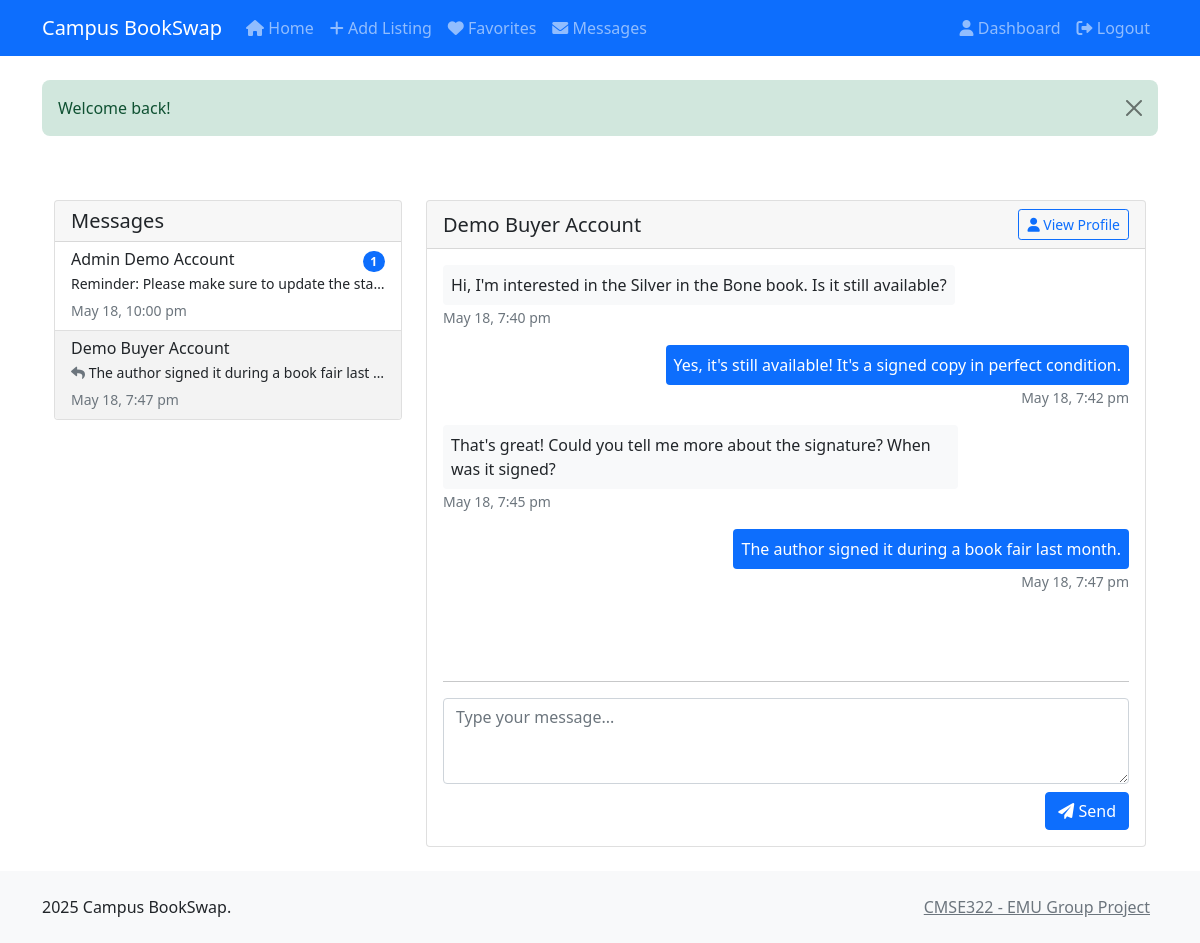
The app's page /projectfolder/messages.php?user=12 (signed in) with its own data.
### tables this page shows
CREATE TABLE `message` (
  `message_id` int(11) NOT NULL,
  `sender_id` int(11) DEFAULT NULL,
  `receiver_id` int(11) DEFAULT NULL,
  `text` text NOT NULL,
  `timestamp` datetime DEFAULT current_timestamp(),
  `is_read` tinyint(1) DEFAULT 0
);

### projectfolder/includes/db.php (called while the page is built, shortened)
<?php
function getDbConnection() {
    static $conn = null;
    if ($conn === null) {
        try {
            $conn = new mysqli(DB_HOST, DB_USER, DB_PASS, DB_NAME);
            $conn->set_charset("utf8");
        } catch (Exception $e) {
            error_log("Database connection error: " . $e->getMessage());
            die("Sorry, we're experiencing technical difficulties. Please try again later.");
        }
    }
    return $conn;
}
function prepareStatement($sql) {
    $conn = getDbConnection();
    $stmt = $conn->prepare($sql);
    return $stmt;
}

### projectfolder/includes/auth.php (called while the page is built, shortened)
<?php
require_once __DIR__ . '/db.php';
function getCurrentUserId() {
    return $_SESSION['user_id'] ?? null;
}

### projectfolder/messages.php (the view, shortened to what this page needs)
<?php
require_once 'includes/auth.php';
require_once 'includes/db.php';
$current_user_id = getCurrentUserId();
$other_user_id = $_GET['user'] ?? null;
$stmt = prepareStatement("
    WITH LastMessages AS (
        SELECT
            CASE
                WHEN sender_id = ? THEN receiver_id
                ELSE sender_id
            END as other_user_id,
            text,
            sender_id,
            timestamp,
            ROW_NUMBER() OVER (PARTITION BY
                CASE
                    WHEN sender_id = ? THEN receiver_id
                    ELSE sender_id
                END
                ORDER BY timestamp DESC
            ) as rn
        FROM message
        WHERE sender_id = ? OR receiver_id = ?
    )
    SELECT
        lm.other_user_id,
        u.name as other_user_name,
        lm.text as last_message,
        lm.sender_id as last_message_sender,
        lm.timestamp as last_message_time,
        COUNT(CASE WHEN m.is_read = 0 AND m.sender_id != ? THEN 1 END) as unread_count
    FROM LastMessages lm
    JOIN user u ON u.user_id = lm.other_user_id
    LEFT JOIN message m ON (
        (m.sender_id = lm.other_user_id AND m.receiver_id = ?) OR
        (m.receiver_id = lm.other_user_id AND m.sender_id = ?)
    )
    WHERE lm.rn = 1
    GROUP BY lm.other_user_id, u.name, lm.text, lm.sender_id, lm.timestamp
    ORDER BY lm.timestamp DESC
");
$stmt->bind_param("iiiiiii",
    $current_user_id,
    $current_user_id,
    $current_user_id,
    $current_user_id,
    $current_user_id,
    $current_user_id,
    $current_user_id
);
$stmt->execute();
$conversations = $stmt->get_result()->fetch_all(MYSQLI_ASSOC);
if ($other_user_id) {
    foreach ($conversations as $conv) {
        if ($conv['other_user_id'] == $other_user_id) {
            $other_user_name = $conv['other_user_name'];
            break;
        }
    }
    $stmt = prepareStatement("
        SELECT m.*,
               u.name as sender_name,
               NULL as listing_id,
               NULL as book_title,
               NULL as book_price,
               NULL as book_image
        FROM message m
        JOIN user u ON m.sender_id = u.user_id
        WHERE (m.sender_id = ? AND m.receiver_id = ?)
           OR (m.sender_id = ? AND m.receiver_id = ?)
        ORDER BY m.timestamp ASC
    ");
    $stmt->bind_param("iiii",
        $current_user_id, $other_user_id,
        $other_user_id, $current_user_id
    );
    $stmt->execute();
    $messages = $stmt->get_result()->fetch_all(MYSQLI_ASSOC);
}
include 'includes/header.php';
?>
<div class="container mt-4">
    <div class="row">
        <div class="col-md-4">
            <div class="card">
                <div class="card-header">
                    <h5 class="mb-0">Messages</h5>
                </div>
                <div class="list-group list-group-flush">
                    <?php if (empty($conversations)): ?>
                        <div class="list-group-item text-center text-muted py-4">
                            <i class="fas fa-comments fa-2x mb-2"></i>
                            <p class="mb-0">No conversations yet</p>
                        </div>
                    <?php else: ?>
                        <?php foreach ($conversations as $conv): ?>
                            <a href="?user=<?php echo $conv['other_user_id']; ?>"
                               class="list-group-item list-group-item-action <?php echo $other_user_id == $conv['other_user_id'] ? 'conversation-active' : ''; ?>">
                                <div class="d-flex justify-content-between align-items-center">
                                    <h6 class="mb-1"><?php echo htmlspecialchars($conv['other_user_name']); ?></h6>
                                    <?php if ($conv['unread_count'] > 0): ?>
                                        <span class="badge bg-primary rounded-pill">
                                            <?php echo $conv['unread_count']; ?>
                                        </span>
                                    <?php endif; ?>
                                </div>
                                <?php if ($conv['last_message']): ?>
                                    <p class="mb-1 small text-truncate">
                                        <?php if ($conv['last_message_sender'] == $current_user_id): ?>
                                            <i class="fas fa-reply text-muted"></i>
                                        <?php endif; ?>
                                        <?php echo htmlspecialchars($conv['last_message']); ?>
                                    </p>
                                    <small class="text-muted">
                                        <?php echo date('M j, g:i a', strtotime($conv['last_message_time'])); ?>
                                    </small>
                                <?php endif; ?>
                            </a>
                        <?php endforeach; ?>
                    <?php endif; ?>
                </div>
            </div>
        </div>
        <div class="col-md-8">
            <?php if ($other_user_id): ?>
                <div class="card">
                    <div class="card-header d-flex justify-content-between align-items-center">
                        <h5 class="mb-0">
                            <?php echo htmlspecialchars($other_user_name); ?>
                        </h5>
                        <a href="profile.php?id=<?php echo $other_user_id; ?>"
                           class="btn btn-outline-primary btn-sm">
                            <i class="fas fa-user"></i> View Profile
                        </a>
                    </div>
                    <div class="card-body">
                        <div class="messages-container" style="height: 400px; overflow-y: auto;">
                            <?php if (isset($messages)): foreach ($messages as $message): ?>
                                <div class="mb-3 <?php echo $message['sender_id'] == $current_user_id ? 'text-end' : ''; ?>">
                                    <div class="d-inline-block p-2 rounded <?php
                                        echo $message['sender_id'] == $current_user_id
                                            ? 'bg-primary text-white'
                                            : 'bg-light';
                                    ?>" style="max-width: 75%;">
                                        <?php echo nl2br(htmlspecialchars($message['text'])); ?>
                                    </div>
                                    <div>
                                        <small class="text-muted">
                                            <?php echo date('M j, g:i a', strtotime($message['timestamp'])); ?>
                                        </small>
                                    </div>
                                </div>
                            <?php endforeach; endif; ?>
                        </div>
                        <hr>
                        <form method="POST" class="message-form">
                            <div class="form-group">
                                <textarea class="form-control" name="message" rows="3"
                                          placeholder="Type your message..." required></textarea>
                            </div>
                            <div class="text-end mt-2">
                                <button type="submit" class="btn btn-primary">
                                    <i class="fas fa-paper-plane"></i> Send
                                </button>
                            </div>
                        </form>
                    </div>
                </div>
            <?php endif; ?>
        </div>
    </div>
</div>
<?php include 'includes/footer.php'; ?>

### projectfolder/assets/css/style.css (style rules this page uses)
body { min-height: 100vh; display: flex; flex-direction: column; }
.container { flex: 1; }
.card { transition: transform 0.2s ease-in-out, box-shadow 0.2s ease-in-out; }
.conversation-active { background-color: #f3f3f3 !important; }

### records on screen
message: text "Hi, I'm interested in the Silver in the Bone book. Is it still available?", timestamp "May 18, 7:40 pm"
message: text "Yes, it's still available! It's a signed copy in perfect condition.", timestamp "May 18, 7:42 pm"
message: text "That's great! Could you tell me more about the signature? When was it signed?", timestamp "May 18, 7:45 pm"
message: text "The author signed it during a book fair last month.", timestamp "May 18, 7:47 pm"

### other values on screen
SITE_NAME "Campus BookSwap"
$_SESSION['flash']['message'] "Welcome back!"
$conv['other_user_name'] "Admin Demo Account"
$conv['unread_count'] "1"
$conv['last_message'] "Reminder: Please make sure to update the sta…"
date('M j, g:i a', strtotime($conv['last_message_time'])) "May 18, 10:00 pm"
$conv['other_user_name'] "Demo Buyer Account"
$conv['last_message'] "The author signed it during a book fair last…"
date('M j, g:i a', strtotime($conv['last_message_time'])) "May 18, 7:47 pm"
$other_user_name "Demo Buyer Account"
